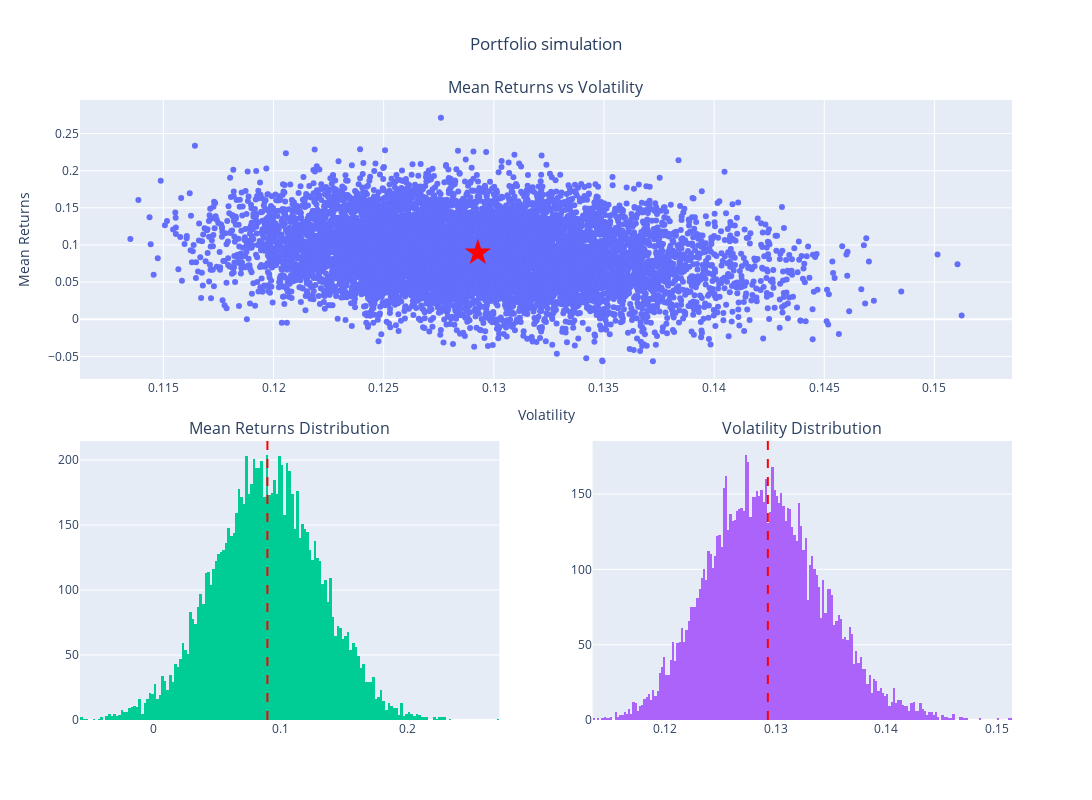

The notebook cell saved with this chart:
### Markdown cell above
### Monte Carlo simulation

### Code cell
portfolio_value = 10000
num_simulations = 10000
num_days = len(returns)
simulated_means = []
simulated_volatilities = []

# Get the personal weights
weights = weights_table['Personal'] / 100

# Simulate the portfolio returns
for _ in range(num_simulations):
    # Sample the returns with replacement
    sampled_returns = returns.sample(n=num_days, replace=True)

    # Compute the covariance matrix
    cov_returns = sampled_returns.cov()

    # Compute the portfolio variance
    portfolio_variance = np.dot(weights.T, np.dot(cov_returns, weights))

    # Compute the portfolio volatility
    portfolio_volatility = np.sqrt(portfolio_variance) * np.sqrt(252)

    # Compute the average return per year
    mean_returns = np.dot(weights.T, sampled_returns.mean()) * 252

    # Append the results
    simulated_means.append(mean_returns)
    simulated_volatilities.append(portfolio_volatility)

# Convert results to DataFrame for better visualization
simulation_results = pd.DataFrame({
    'Mean Returns': simulated_means,
    'Volatility': simulated_volatilities
})

# Plot the results in a subplot
fig = make_subplots(
    rows=2, cols=2, vertical_spacing=0.1,
    subplot_titles=['Mean Returns vs Volatility', 'Mean Returns Distribution', 'Volatility Distribution'],
    specs=[[{"colspan": 2}, None], [{}, {}]]
)

# Plot the mean returns vs volatility
fig.add_trace(go.Scatter(x=simulation_results['Volatility'], y=simulation_results['Mean Returns'], mode='markers'), row=1, col=1)
fig.add_trace(go.Scatter(x=[pf_portfolio_volatility*np.sqrt(252)], y=[pf_mean_returns], mode='markers', marker=dict(color='red', size=20, symbol='star')), row=1, col=1)

# Plot the mean returns distribution
fig.add_trace(go.Histogram(x=simulation_results['Mean Returns'], nbinsx=200), row=2, col=1)
fig.add_vline(x=pf_mean_returns, line_dash="dash", line_color="red", line_width=2, row=2, col=1)

# Plot the volatility distribution
fig.add_trace(go.Histogram(x=simulation_results['Volatility'], nbinsx=200), row=2, col=2)
fig.add_vline(x=pf_portfolio_volatility*np.sqrt(252), line_dash="dash", line_color="red", line_width=2, row=2, col=2)

# Update the layout
fig.update_layout(title='Portfolio simulation')
fig.update_xaxes(title_text='Volatility', row=1, col=1)
fig.update_yaxes(title_text='Mean Returns', row=1, col=1)
fig.update_layout(title_x=0.5, height=800, width=1400, showlegend=False)

# Save the figure as an SVG file
pio.write_image(fig, 'output/portfolio_mc_sim.svg')
# Show the figure
fig.show()

# Print mean and volatility with 95% credibility interval
print(f'Annualized Mean returns with 95% credibility interval: [{simulation_results["Mean Returns"].quantile(0.025):.2%} : {simulation_results["Mean Returns"].quantile(0.975):.2%}]')
print(f'Annualized with 95% credibility interval: [{simulation_results["Volatility"].quantile(0.025):.2%} : {simulation_results["Volatility"].quantile(0.975):.2%}]')

### Figure 1 — Plotly figure (JSON) as saved in the notebook; plotly's stock layout.template omitted (floating-point values rounded to 4 significant figures; data arrays with more than 128 entries replaced by an {"elided": "..."} marker saying what was removed)
{"data": [{"mode": "markers", "type": "scatter", "x": {"elided": "10000 float values"}, "xaxis": "x", "y": {"elided": "10000 float values"}, "yaxis": "y"}, {"marker": {"color": "red", "size": 20, "symbol": "star"}, "mode": "markers", "type": "scatter", "x": [0.1293], "xaxis": "x", "y": [0.08946], "yaxis": "y"}, {"nbinsx": 200, "type": "histogram", "x": {"elided": "10000 float values"}, "xaxis": "x2", "yaxis": "y2"}, {"nbinsx": 200, "type": "histogram", "x": {"elided": "10000 float values"}, "xaxis": "x3", "yaxis": "y3"}], "layout": {"annotations": [{"font": {"size": 16}, "showarrow": false, "text": "Mean Returns vs Volatility", "x": 0.5, "xanchor": "center", "xref": "paper", "y": 1, "yanchor": "bottom", "yref": "paper"}, {"font": {"size": 16}, "showarrow": false, "text": "Mean Returns Distribution", "x": 0.225, "xanchor": "center", "xref": "paper", "y": 0.45, "yanchor": "bottom", "yref": "paper"}, {"font": {"size": 16}, "showarrow": false, "text": "Volatility Distribution", "x": 0.775, "xanchor": "center", "xref": "paper", "y": 0.45, "yanchor": "bottom", "yref": "paper"}], "height": 800, "shapes": [{"line": {"color": "red", "dash": "dash", "width": 2}, "type": "line", "x0": 0.08946, "x1": 0.08946, "xref": "x2", "y0": 0, "y1": 1, "yref": "y2 domain"}, {"line": {"color": "red", "dash": "dash", "width": 2}, "type": "line", "x0": 0.1293, "x1": 0.1293, "xref": "x3", "y0": 0, "y1": 1, "yref": "y3 domain"}], "showlegend": false, "title": {"text": "Portfolio simulation", "x": 0.5}, "width": 1400, "xaxis": {"anchor": "y", "domain": [0, 1], "title": {"text": "Volatility"}}, "xaxis2": {"anchor": "y2", "domain": [0, 0.45]}, "xaxis3": {"anchor": "y3", "domain": [0.55, 1]}, "yaxis": {"anchor": "x", "domain": [0.55, 1], "title": {"text": "Mean Returns"}}, "yaxis2": {"anchor": "x2", "domain": [0, 0.45]}, "yaxis3": {"anchor": "x3", "domain": [0, 0.45]}}}
